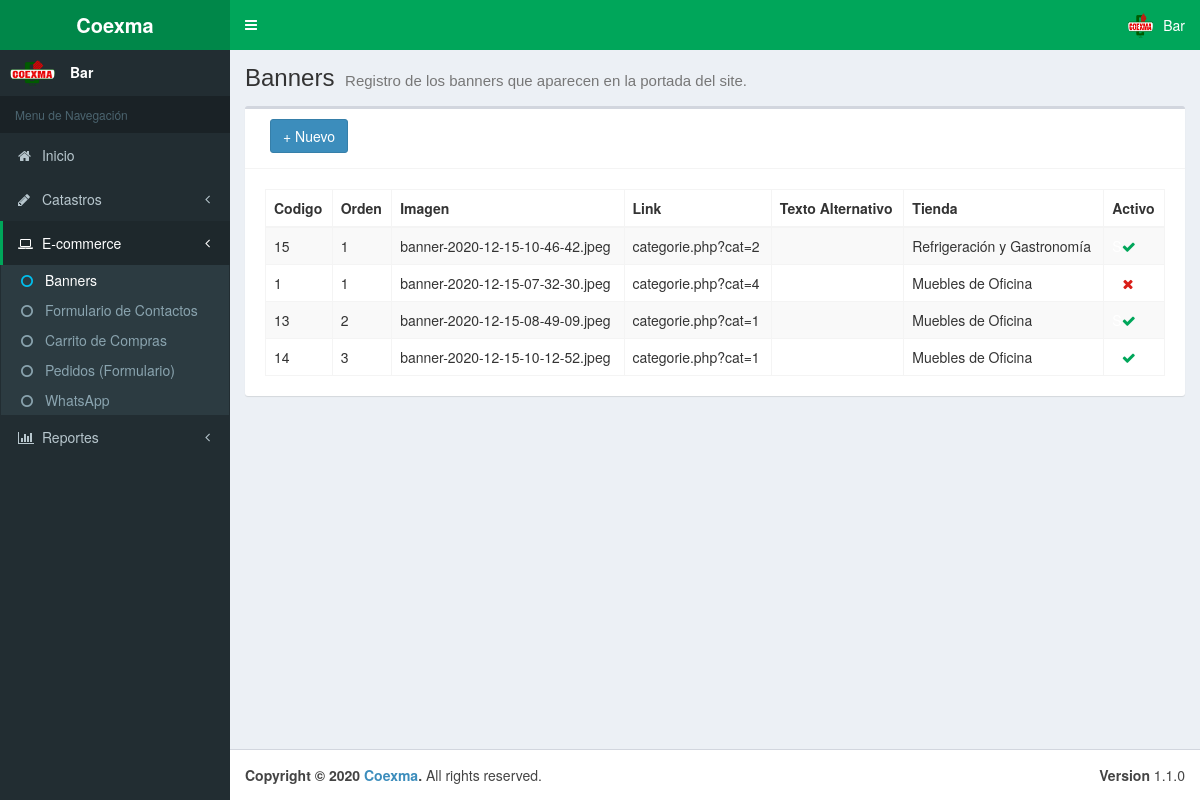
Page /admcoexpy/banner.php (signed in) on the committed database.
### tables this page shows
CREATE TABLE `tb_banner` (
  `id` int(11) NOT NULL,
  `img` varchar(100) NOT NULL,
  `text_alt` varchar(100) DEFAULT NULL,
  `url` varchar(100) DEFAULT NULL,
  `orden` int(11) NOT NULL,
  `posicion` tinyint(1) NOT NULL,
  `activo` tinyint(1) NOT NULL
);

### admcoexpy/mods/server/banner.php (called while the page is built, shortened)
<?php
	function getAllBanners () {
		$connection = conn();
		$sql = "SELECT tb_banner.* FROM tb_banner ORDER BY tb_banner.posicion, tb_banner.orden";
		$query = $connection->prepare($sql);
		$query->execute();
		if ($query->rowCount() > 0) {
			$result= $query->fetchAll();
		} else {
			$result = null;
		}
		return $result;
	}
?>

### admcoexpy/mods/objs/banner.php (called while the page is built, shortened)
<?php
	include_once "mods/server/banner.php";
	$banners = getAllBanners();
?>

### admcoexpy/banner.php (the view, shortened to what this page needs)
<!DOCTYPE html>
<html>
<head>
	<?php include 'includes/head.php'; ?>
</head>
<body class="hold-transition skin-green sidebar-mini">
	<div class="wrapper">
		<?php include 'includes/header.php'; ?>
		<?php include 'includes/aside.php'; ?>
        <?php include_once "mods/objs/banner.php";?>
		<div class="content-wrapper">
			<section class="content-header">
				<h1>
					Banners
					<small>Registro de los banners que aparecen en la portada del site.</small>
				</h1>
			</section>
			<section class="content">
            	<div class="box">
					<div class="box-header with-border">
						<div class="col-md-3 pull-left">
							<button id="btnAdd" type="button" class="btn btn-primary" data-toggle="modal" data-target="#AddModal" style="margin-bottom: 5px;">+ Nuevo</button>
						</div>
					</div>
					<div class="box-body">
						<div class="box-body table-responsive">
							<table class="table table-striped table-bordered display nowra" id="tabladatos">
							<thead>
								<tr>
									<th>Codigo</th>
									<th>Orden</th>
									<th>Imagen</th>
									<th>Link</th>
									<th>Texto Alternativo</th>
									<th>Tienda</th>
									<th>Activo</th>
								</tr>
							</thead>
							<tbody>
								<?php
									if ($banners != null) {
										foreach ($banners as $row) {
								?>
								<tr data-toggle="modal" data-target="#AltModal" data-codigo="<?php echo $row['id'];?>" data-orden="<?php echo $row['orden'];?>" data-url="<?php echo $row['url'];?>" data-img="<?php echo $row['img'];?>" data-alternativo="<?php echo $row['text_alt'];?>" data-posicion="<?php echo $row['posicion'];?>" data-activo="<?php echo $row['activo'];?>">
									<td><?php echo $row['id'];?></td>
									<td><?php echo $row['orden'];?></td>
									<td><?php echo $row['img'];?></td>
									<td><?php echo $row['url'];?></td>
									<td><?php echo $row['text_alt'];?></td>
									<td>
									<?php
										if ($row['posicion'] == 0) {
											echo "Refrigeración y Gastronomía";
										} else {
											echo "Muebles de Oficina";
										}
									?>
									</td>
									<td>
									<?php
										if ($row['activo'] == 1) {
											echo '<span style="color: white">S</span><i class="fa fa-check text-success"></i>';
										} else {
											echo '<span style="color: white">N</span><i class="fa fa-close text-danger"></i>';
										}
									?>
									</td>
								</tr>
								<?php }}?>
							</tbody>
							</table>
						</div>
					</div>
				</div>
            </section>
		</div>
		<?php include "includes/footer.php"; ?>
	</div>
</body>
</html>

### admcoexpy/css/estilos.css (style rules this page uses)
.text-success { color: #00a65a; }
.text-danger { color: #d91e18; }

### rows in the picture
tb_banner: id "15", orden "1", img "banner-2020-12-15-10-46-42.jpeg", url "categorie.php?cat=2", posicion "Refrigeración y Gastronomía", activo 1 (drawn)
tb_banner: id "1", orden "1", img "banner-2020-12-15-07-32-30.jpeg", url "categorie.php?cat=4", posicion "Muebles de Oficina", activo 0 (drawn)
tb_banner: id "13", orden "2", img "banner-2020-12-15-08-49-09.jpeg", url "categorie.php?cat=1", posicion "Muebles de Oficina", activo 1 (drawn)
tb_banner: id "14", orden "3", img "banner-2020-12-15-10-12-52.jpeg", url "categorie.php?cat=1", posicion "Muebles de Oficina", activo 1 (drawn)

### other values in the picture
$_SESSION['empresa-menu'] "Coexma"
$_SESSION['nome_usuario'] "Bar"
$_SESSION['empresa'] "Coexma"
